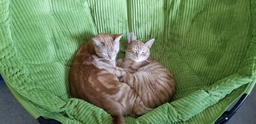
#> input picture picoCTF_2019/whats-the-difference/kitters.jpg, 256 x 124 px, shrunk from 4032 x 1960 before the run
$ python sub.py
#> lines starting #> are read from the running program, lines starting #| are printed output that depends on the picture
from PIL import Image

def open_image(path):
#> called with path = 'kitters.jpg'
  newImage = Image.open(path)
#> newImage is the input picture: PIL image 256x124 RGB; mean R, G, B 105.1, 132.2, 92
  return newImage

# Save Image
def save_image(image, path):
  image.save(path, 'png')

# Create a new image with the given size
def create_image(i, j):
  image = Image.new("RGB", (i, j), "white")
  return image

# Get the pixel from the given image
def get_pixel(image, i, j):
    # Inside image bounds?
    width, height = image.size
    if i > width or j > height:
      return None

    # Get Pixel
    pixel = image.getpixel((i, j))
    return pixel

kitters = open_image('kitters.jpg')
cattos = open_image('cattos.jpg')
#> call 2 of open_image, with path = 'cattos.jpg'
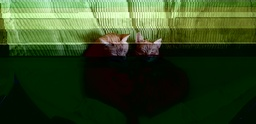
#> input picture picoCTF_2019/whats-the-difference/cattos.jpg, 256 x 124 px, shrunk from 4032 x 1960 before the run
#> in open_image, newImage is the input picture: PIL image 256x124 RGB; mean R, G, B 49.5, 70.2, 33.1

width, height = kitters.size
#> width = 256; height = 124
new = create_image(width, height)
#> in create_image, `image = Image.new("RGB", (i, j), "white")`: image: PIL image 256x124 RGB; every value is 255
pixels = new.load()

for i in range(width):
    for j in range(height):
        kitter_pixel = get_pixel(kitters, i, j)
        cattos_pixel = get_pixel(cattos, i, j)

        new_red = kitter_pixel[0] - cattos_pixel[0]
        new_green = kitter_pixel[1] - cattos_pixel[1]
        new_blue = kitter_pixel[2] - cattos_pixel[2]

        new_red = max([new_red, 0])
        new_green = max([new_green, 0])
        new_blue = max([new_blue, 0])

        pixels[i, j] = (new_red, new_green, new_blue)
#> this loop made 256 passes

save_image(new, 'diff.png')
#> in save_image, `image.save(path, 'png')`:
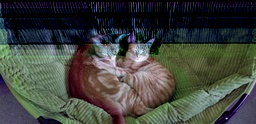
#> saved as diff.png: PIL image 256x124 RGB; mean R, G, B 63.5, 67.3, 61.7
